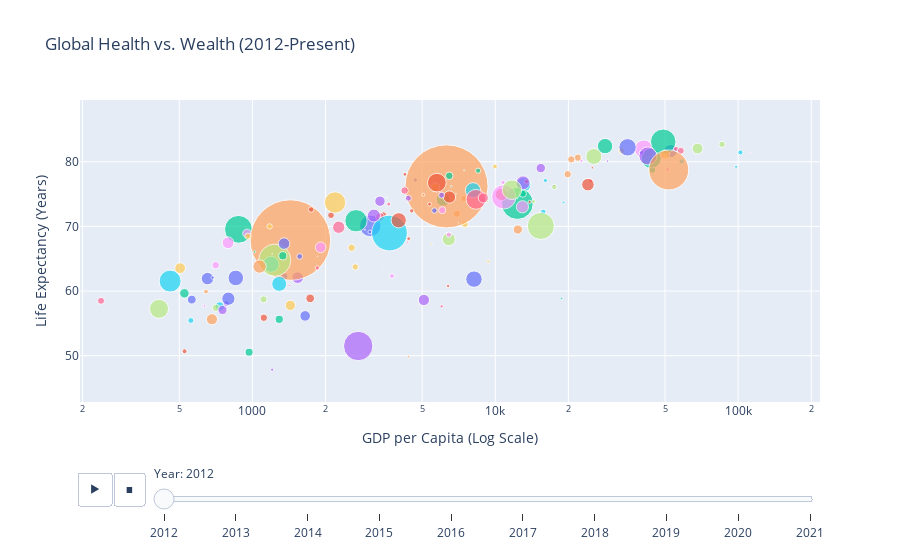

Source (notebook cell):
### Code cell
# drop any rows that are missing data in key columns
key_columns = [
    'Year', 'Country', 'GDP_Per_Capita', 
    'Life_Expectancy', 'Total_Population'
]
df_clean = df.dropna(subset=key_columns)

# Ensure 'Year' is an integer (it's best for the animation slider)
df_clean['Year'] = df_clean['Year'].astype(int)

print(f"Original rows: {len(df)}, Rows after cleaning: {len(df_clean)}")

### Create Animated Bubble Chart ###

# Calculate min max before plotting
min_life_exp = df_clean['Life_Expectancy'].min() - 5
max_life_exp = df_clean['Life_Expectancy'].max() + 5

# Put min max on log scale for GDP
min_gdp = df_clean[df_clean['GDP_Per_Capita'] > 0]['GDP_Per_Capita'].min() * 0.9
max_gdp = df_clean['GDP_Per_Capita'].max() * 1.1

print("Creating animated bubble chart... This may take a moment.")

fig = px.scatter(
    df_clean,
    x="GDP_Per_Capita",         # X-axis: Wealth
    y="Life_Expectancy",        # Y-axis: Health
    size="Total_Population",    # Bubble Size: Population
    color="Country",            # Bubble Color: Country
    
    # Interactivity & Tooltip 
    hover_name="Country",       
    hover_data={                
        "Year": True,
        "GDP_Per_Capita": ":,.2f", 
        "Life_Expectancy": ":.1f",
        "Total_Population": ":,d"  
    },

    # Animation 
    animation_frame="Year",
    animation_group="Country", 
    
    # Styling & Configuration 
    log_x=True,                
    size_max=60,                
    range_y=[min_life_exp, max_life_exp], 
    range_x=[min_gdp, max_gdp], 
    title="Global Health vs. Wealth (2012-Present)",
    labels={
        "GDP_Per_Capita": "GDP per Capita (Log Scale)",
        "Life_Expectancy": "Life Expectancy (Years)",
        "Total_Population": "Population"
    }
)

# Improve Layout
# Hide the legend (it will be huge with all the countries)
fig.update_layout(showlegend=False)
# Add a prefix to the slider's display
fig.layout.sliders[0].currentvalue.prefix = 'Year: '

# Show the Chart
fig.show()
